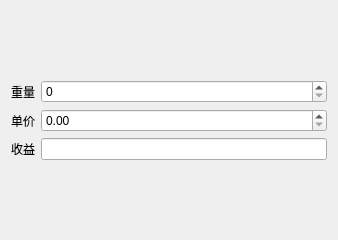
<?xml version="1.0" encoding="UTF-8"?>
<ui version="4.0">
 <class>Widget</class>
 <widget class="QWidget" name="Widget">
  <property name="geometry">
   <rect>
    <x>0</x>
    <y>0</y>
    <width>338</width>
    <height>240</height>
   </rect>
  </property>
  <property name="windowTitle">
   <string>Widget</string>
  </property>
  <layout class="QGridLayout" name="gridLayout_2">
   <item row="0" column="0">
    <layout class="QGridLayout" name="gridLayout">
     <item row="0" column="0">
      <widget class="QLabel" name="wkey">
       <property name="text">
        <string>重量</string>
       </property>
      </widget>
     </item>
     <item row="0" column="1">
      <widget class="QSpinBox" name="spinBox"/>
     </item>
     <item row="1" column="0">
      <widget class="QLabel" name="pkey">
       <property name="text">
        <string>单价</string>
       </property>
      </widget>
     </item>
     <item row="1" column="1">
      <widget class="QDoubleSpinBox" name="doubleSpinBox"/>
     </item>
     <item row="2" column="0">
      <widget class="QLabel" name="mkey">
       <property name="text">
        <string>收益</string>
       </property>
      </widget>
     </item>
     <item row="2" column="1">
      <widget class="QLineEdit" name="resedit"/>
     </item>
    </layout>
   </item>
  </layout>
 </widget>
 <resources/>
 <connections/>
</ui>
